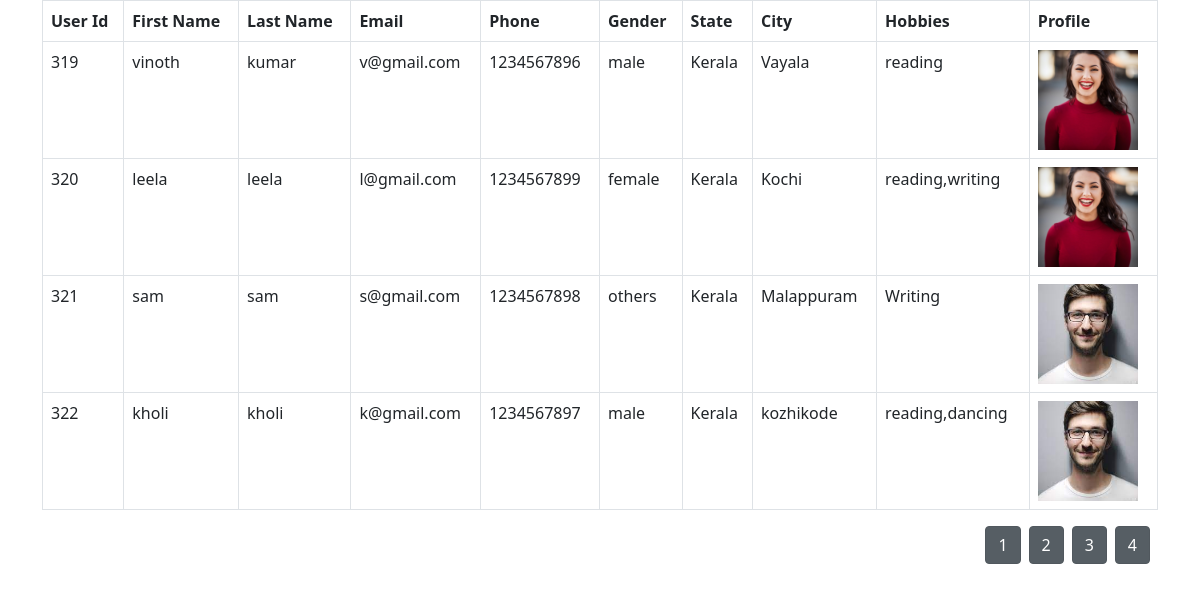
/admin/pagination.php, run on the app's committed database.
### tables this page shows
CREATE TABLE `user` (
  `id` int(11) NOT NULL,
  `firstname` text DEFAULT NULL,
  `lastname` varchar(255) NOT NULL,
  `email` varchar(255) NOT NULL,
  `phone` int(10) NOT NULL,
  `password` varchar(500) NOT NULL,
  `gender` varchar(255) NOT NULL,
  `state` int(11) NOT NULL,
  `city` int(11) NOT NULL,
  `hobby` varchar(255) NOT NULL,
  `file` varchar(255) NOT NULL,
  `status` int(11) DEFAULT 1
);

CREATE TABLE `state` (
  `id` int(11) NOT NULL,
  `state_name` varchar(255) NOT NULL
);

CREATE TABLE `cities` (
  `id` int(11) NOT NULL,
  `state_id` int(11) NOT NULL,
  `cityname` varchar(255) NOT NULL
);

### admin/pagination.php (the view, shortened to what this page needs)
<!DOCTYPE html>
<html lang="en">
<head>
    <link href="https://cdn.jsdelivr.net/npm/bootstrap@5.0.2/dist/css/bootstrap.min.css" rel="stylesheet">
</head>
<body>
    <?php
    include('../db_conn.php');
    $sql = "SELECT * FROM user";
    $result = $conn->query($sql);
    $nth_users = $result->num_rows;
    $nth_users_per_page = 4;
    $nth_page = ceil($nth_users/$nth_users_per_page);
    $page = 1;
    $start_limit = ($page-1) * $nth_users_per_page;
    $query = "SELECT user.id, user.firstname, user.lastname, user.email, user.phone, user.gender, user.state, user.city, user.hobby, user.file, state.state_name, cities.cityname FROM `user`
        INNER JOIN state on user.state=state.id
        INNER JOIN cities on user.city=cities.id LIMIT $start_limit, $nth_users_per_page";
    $res = $conn->query($query);
    $rows = mysqli_num_rows($res);
    ?>
    <div class="container">
        <table class="table table-bordered">
            <tr>
                <th>User Id</th>
                <th>First Name</th>
                <th>Last Name</th>
                <th>Email</th>
                <th>Phone</th>
                <th>Gender</th>
                <th>State</th>
                <th>City</th>
                <th>Hobbies</th>
                <th>Profile</th>
            </tr>
            <?php
            if($rows > 0){
                while($row = mysqli_fetch_array($res)){
                    ?>
            <tr>
                <td><?php echo $row['id']; ?></td>
                <td><?php echo $row['firstname']; ?></td>
                <td><?php echo $row['lastname']; ?></td>
                <td><?php echo $row['email']; ?></td>
                <td><?php echo $row['phone']; ?></td>
                <td><?php echo $row['gender']; ?></td>
                <td><?php echo $row['state_name']; ?></td>
                <td><?php echo $row['cityname']; ?></td>
                <td><?php echo $row['hobby']; ?></td>
                <td><img alt="profile" src="<?php echo '../images/'.$row['file'] ?>" width="100px" height="100px"
                        style="object-fit: cover;" /></td>
            </tr>
            <?php
                }
            }
            ?>
        </table>
    </div>
    <div class="container">
        <div class="row">
            <div class="col-md-12 text-end">
                <?php
            for($i=1; $i<=$nth_page; $i++){
                $pagename = basename($_SERVER['PHP_SELF']);
                if($page = $i){
                    echo "<a type='button' class='me-2 btn btn-secondary active' href='{$pagename}?page={$i}'>{$i}</a>";
                }else{
                    echo "<a type='button' class='me-2 btn btn-secondary' href='{$pagename}?page={$i}'>{$i}</a>";
                }
            }
            ?>
            </div>
        </div>
    </div>
</body>
</html>

### data on the page
user: id "319", firstname "vinoth", lastname "kumar", email "v@gmail.com", phone "1234567896", gender "male", state.state_name "Kerala", cities.cityname "Vayala", hobby "reading", file (picture)
user: id "320", firstname "leela", lastname "leela", email "l@gmail.com", phone "1234567899", gender "female", state.state_name "Kerala", cities.cityname "Kochi", hobby "reading,writing", file (picture)
user: id "321", firstname "sam", lastname "sam", email "s@gmail.com", phone "1234567898", gender "others", state.state_name "Kerala", cities.cityname "Malappuram", hobby "Writing", file (picture)
user: id "322", firstname "kholi", lastname "kholi", email "k@gmail.com", phone "1234567897", gender "male", state.state_name "Kerala", cities.cityname "kozhikode", hobby "reading,dancing", file (picture)
